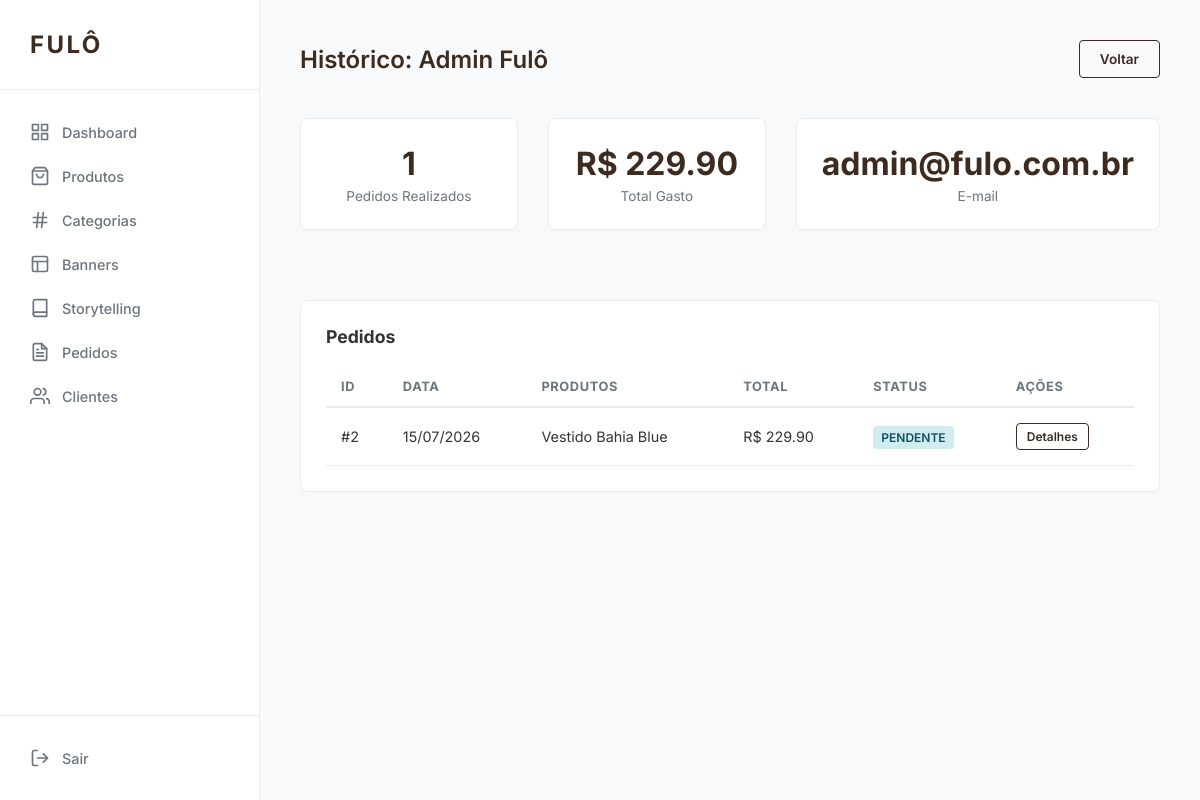
The page /admin/clients/1/history (signed in) on the database as committed earlier.
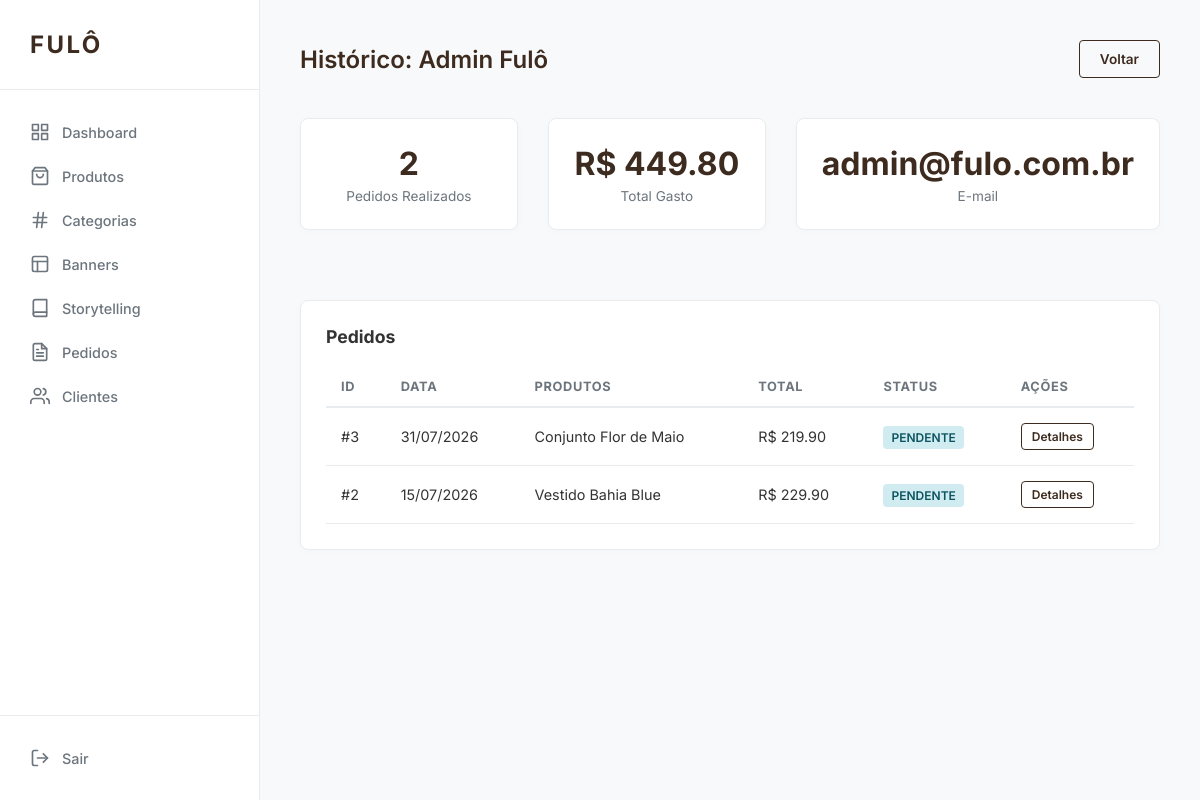
The same page on the database as committed later.
### app/models/order.py (models this page shows)
class Order(db.Model, TimestampMixin):
    __tablename__ = 'orders'
    id = db.Column(db.Integer, primary_key=True)
    user_id = db.Column(db.Integer, db.ForeignKey('users.id'), nullable=False)
    status = db.Column(db.String(50), nullable=False, default='pending') # pending, paid, shipped, delivered, cancelled
    total_amount = db.Column(db.Numeric(10, 2), nullable=False)
    shipping_cost = db.Column(db.Numeric(10, 2), default=0)
    discount_amount = db.Column(db.Numeric(10, 2), default=0)
    coupon_id = db.Column(db.Integer, db.ForeignKey('coupons.id'))
    shipping_address_id = db.Column(db.Integer, db.ForeignKey('addresses.id'), nullable=False)
    items = db.relationship('OrderItem', backref='order', lazy=True, cascade="all, delete-orphan")
    shipping_address = db.relationship('Address', lazy=True)

class OrderItem(db.Model, TimestampMixin):
    __tablename__ = 'order_items'
    id = db.Column(db.Integer, primary_key=True)
    order_id = db.Column(db.Integer, db.ForeignKey('orders.id'), nullable=False)
    product_id = db.Column(db.Integer, db.ForeignKey('products.id'), nullable=False)
    quantity = db.Column(db.Integer, nullable=False)
    price_at_time = db.Column(db.Numeric(10, 2), nullable=False)

### app/models/product.py (models this page shows, shortened)
class Product(db.Model, TimestampMixin):
    __tablename__ = 'products'
    id = db.Column(db.Integer, primary_key=True)
    name = db.Column(db.String(150), nullable=False)
    subtitle = db.Column(db.String(255))
    description = db.Column(db.Text)
    price = db.Column(db.Numeric(10, 2), nullable=False)
    discount_price = db.Column(db.Numeric(10, 2))
    image_url = db.Column(db.String(255)) # Main image
    image_url_2 = db.Column(db.String(255)) # Hover image
    image_url_3 = db.Column(db.String(255))
    image_url_4 = db.Column(db.String(255))
    category_id = db.Column(db.Integer, db.ForeignKey('categories.id'))
    collection = db.Column(db.String(100)) # e.g., 'Brasilidade', 'Lançamentos'
    stock = db.Column(db.Integer, default=0)
    sizes = db.Column(db.String(100))
    is_active = db.Column(db.Boolean, default=True)
    is_featured = db.Column(db.Boolean, default=False)
    is_accompanied = db.Column(db.Boolean, default=False)
    technical_details = db.Column(db.Text) # JSON or markdown string
    shipping_and_returns = db.Column(db.Text)
    cart_items = db.relationship('CartItem', backref='product', lazy=True)
    order_items = db.relationship('OrderItem', backref='product', lazy=True)
    favorited_by = db.relationship('Favorite', backref='product', lazy=True)

### app/routes/admin.py (the view)
@admin_bp.route('/clients/<int:id>/history')
@login_required
@admin_required
def client_history(id):
    user = User.query.get_or_404(id)
    from decimal import Decimal
    orders = Order.query.filter_by(user_id=id).order_by(Order.created_at.desc()).all()
    total_spent = sum((o.total_amount for o in orders), Decimal('0.00'))
    return render_template('admin/clients/history.html', user=user, orders=orders, total_spent=total_spent)

### app/routes/admin.py (called while the page is built)
def admin_required(f):
    @wraps(f)
    def decorated_function(*args, **kwargs):
        if not current_user.is_authenticated or not current_user.is_admin:
            flash('Acesso restrito a administradores.', 'danger')
            return redirect(url_for('auth.login'))
        return f(*args, **kwargs)
    return decorated_function

### app/services/cart_service.py (called while the page is built, shortened)
    @staticmethod
    def get_cart_data(user=None):
        items_data = []
        total = 0
        if user and user.is_authenticated:
            cart = Cart.query.filter_by(user_id=user.id).first()
            if cart:
                for item in cart.items:
                    product = item.product
                    subtotal = product.price * item.quantity
                    items_data.append({
                        'product_id': product.id,
                        'name': product.name,
                        'price': float(product.price),
                        'quantity': item.quantity,
                        'image_url': product.image_url,
                        'subtotal': float(subtotal)
                    })
                    total += subtotal
        return items_data, float(total)

### templates/admin/clients/history.html (shortened to what this page needs)
{% extends "admin/base_admin.html" %}
{% block content %}
<div class="header-actions">
    <h2>Histórico: {{ user.name }}</h2>
    <a href="{{ url_for('admin.clients') }}" class="btn btn-outline">Voltar</a>
</div>
<div style="display: grid; grid-template-columns: 1fr 1fr 1fr; gap: 30px; margin-bottom: 40px;">
    <div class="card" style="text-align: center;">
        <div style="font-size: 2rem; font-weight: 700; color: var(--primary);">{{ orders|length }}</div>
        <div style="color: var(--muted); font-size: 0.85rem; margin-top: 5px;">Pedidos Realizados</div>
    </div>
    <div class="card" style="text-align: center;">
        <div style="font-size: 2rem; font-weight: 700; color: var(--primary);">R$ {{ "%.2f"|format(total_spent) }}</div>
        <div style="color: var(--muted); font-size: 0.85rem; margin-top: 5px;">Total Gasto</div>
    </div>
    <div class="card" style="text-align: center;">
        <div style="font-size: 2rem; font-weight: 700; color: var(--primary);">{{ user.email }}</div>
        <div style="color: var(--muted); font-size: 0.85rem; margin-top: 5px;">E-mail</div>
    </div>
</div>
<div class="card">
    <h3 style="margin-bottom: 20px; font-size: 1.1rem;">Pedidos</h3>
    {% if orders %}
    <table>
        <thead>
            <tr>
                <th>ID</th>
                <th>Data</th>
                <th>Produtos</th>
                <th>Total</th>
                <th>Status</th>
                <th>Ações</th>
            </tr>
        </thead>
        <tbody>
            {% for order in orders %}
            <tr>
                <td>#{{ order.id }}</td>
                <td>{{ order.created_at.strftime('%d/%m/%Y') }}</td>
                <td>
                    {% for item in order.items %}
                    {{ item.product.name }}{% if not loop.last %}, {% endif %}
                    {% endfor %}
                </td>
                <td>R$ {{ "%.2f"|format(order.total_amount) }}</td>
                <td>
                    {% if order.status == 'paid' %}
                        <span class="badge badge-success">Pago</span>
                    {% elif order.status == 'pending' %}
                        <span class="badge badge-info">Pendente</span>
                    {% elif order.status == 'cancelled' %}
                        <span class="badge badge-danger">Cancelado</span>
                    {% elif order.status == 'shipped' %}
                        <span class="badge badge-info">Enviado</span>
                    {% elif order.status == 'delivered' %}
                        <span class="badge badge-success">Entregue</span>
                    {% else %}
                        <span class="badge">{{ order.status }}</span>
                    {% endif %}
                </td>
                <td>
                    <a href="{{ url_for('admin.order_detail', id=order.id) }}" class="btn btn-outline" style="padding: 5px 10px; font-size: 0.75rem;">Detalhes</a>
                </td>
            </tr>
            {% endfor %}
        </tbody>
    </table>
    {% else %}
    <p style="color: var(--muted); text-align: center; padding: 40px;">Este cliente ainda não realizou nenhum pedido.</p>
    {% endif %}
</div>
{% endblock %}

Rows that differ between the two databases and show on the page:
added Order: id "3", created_at "31/07/2026", total_amount "219.90", status "PENDENTE"
added OrderItem: product.name "Conjunto Flor de Maio", shown under "3"
Other text that changed with them:
{{ orders|length }}: "1" → "2"
{{ "%.2f"|format(total_spent) }}: "229.90" → "449.80"
